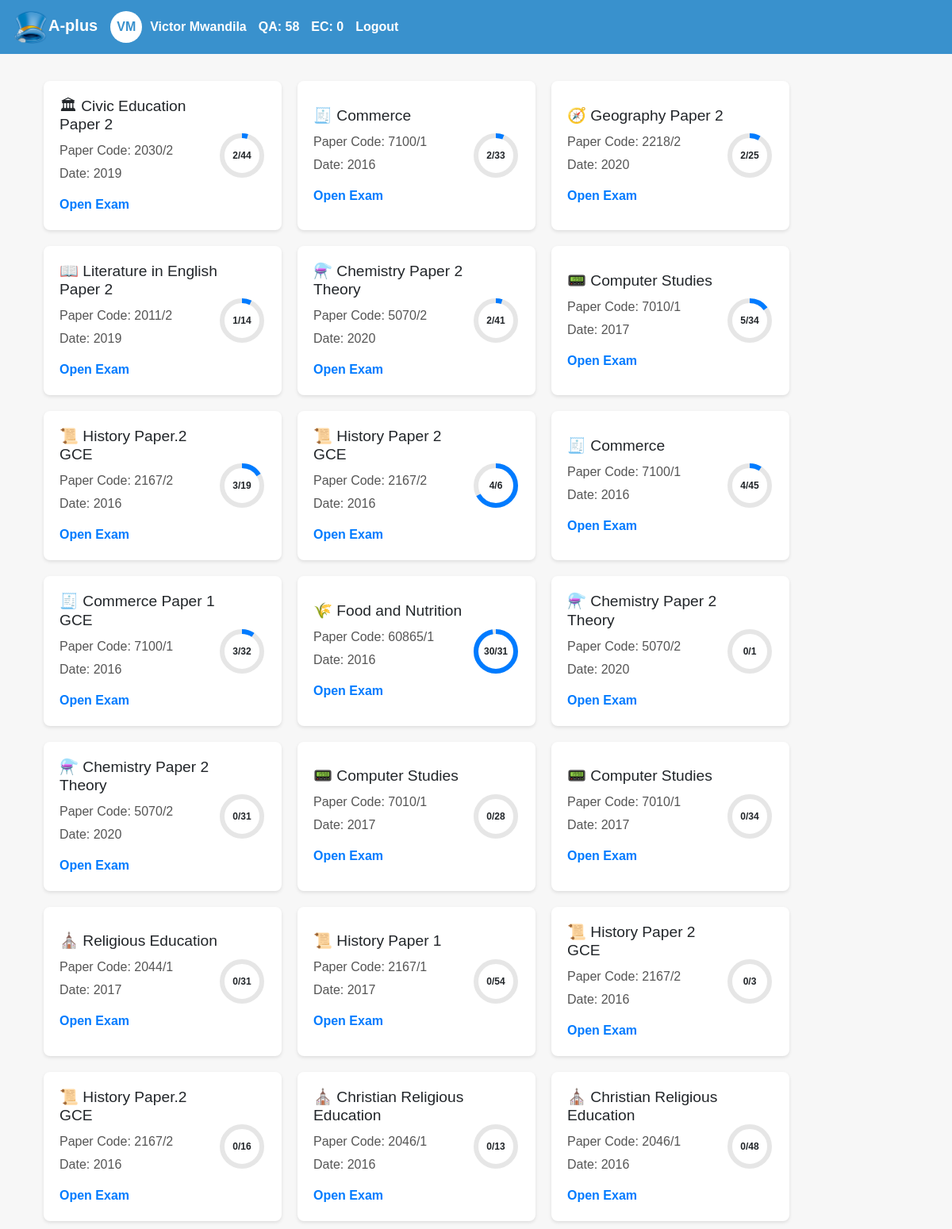
Screenshot of /aplus/index.php (signed in) with the database file from the repository.
### tables this page shows
CREATE TABLE `users` (
  `user_id` int(11) NOT NULL,
  `first_name` varchar(100) NOT NULL,
  `last_name` varchar(100) NOT NULL,
  `email` varchar(255) NOT NULL,
  `password` varchar(255) NOT NULL,
  `created_at` timestamp NOT NULL DEFAULT current_timestamp(),
  `verified` tinyint(1) DEFAULT 0,
  `paid` tinyint(1) DEFAULT 0
);

CREATE TABLE `exams` (
  `exam_id` int(11) NOT NULL,
  `exam_name` varchar(255) DEFAULT NULL,
  `paper_code` varchar(50) NOT NULL,
  `date` year(4) NOT NULL,
  `duration` varchar(50) NOT NULL,
  `total_questions` int(11) NOT NULL,
  `total_points` int(11) NOT NULL,
  `instructions` text DEFAULT NULL,
  `additional_information` text DEFAULT NULL,
  `emoji` text DEFAULT NULL
);

### aplus/index.php (the view, shortened to what this page needs)
<?php
require_once 'header.php';
$user_id = $_SESSION['user_id'];
$query = "
    SELECT exams.exam_id, exams.emoji, exams.exam_name, exams.paper_code, exams.date,
           COUNT(questions.question_id) AS total_questions,
           SUM(IF(user_responses.user_id IS NOT NULL, 1, 0)) AS attempted_questions
    FROM exams
    LEFT JOIN questions ON exams.exam_id = questions.exam_id
    LEFT JOIN user_responses ON questions.question_id = user_responses.question_id AND user_responses.user_id = ?
    GROUP BY exams.exam_id
    ORDER BY IFNULL(MAX(user_responses.created_at), exams.date) DESC, exams.date DESC";
$stmt = $mysqli->prepare($query);
$stmt->bind_param('i', $user_id);
$stmt->execute();
$result = $stmt->get_result();
?>
<!DOCTYPE html>
<html lang="en">
<head>
    <link rel="stylesheet" href="https://stackpath.bootstrapcdn.com/bootstrap/4.5.2/css/bootstrap.min.css">
</head>
<body>
    <div class="container mt-4">
        <div class="exam-list">
            <?php while ($row = $result->fetch_assoc()) {
                $total_questions = $row['total_questions'];
                $attempted_questions = $row['attempted_questions'] ?: 0;
                $progress_percentage = ($total_questions > 0) ? ($attempted_questions / $total_questions) * 100 : 0;
                ?>
                <div class="exam-item">
                    <div class="exam-details">
                        <h2><?php echo htmlspecialchars($row['emoji']).' '.htmlspecialchars($row['exam_name']); ?></h2>
                        <p>Paper Code: <?php echo htmlspecialchars($row['paper_code']); ?></p>
                        <p>Date: <?php echo htmlspecialchars($row['date']); ?></p>
                        <a href="user_exam.php?exam_id=<?php echo $row['exam_id']; ?>">
                            <?php echo ($attempted_questions == $total_questions) ? 'Retake Exam' : 'Open Exam'; ?>
                        </a>
                    </div>
                    <div class="progress-ring">
                        <svg width="60" height="60">
                            <circle cx="30" cy="30" r="25" stroke="#e6e6e6"/>
                            <circle cx="30" cy="30" r="25" stroke="#007bff"
                                    stroke-dasharray="<?php echo 2 * pi() * 25; ?>"
                                    stroke-dashoffset="<?php echo (1 - $progress_percentage / 100) * 2 * pi() * 25; ?>"/>
                        </svg>
                        <div class="progress-ring-text"><?php echo $attempted_questions . '/' . $total_questions; ?></div>
                    </div>
                </div>
            <?php } ?>
        </div>
    </div>
</body>
</html>

### aplus/header.php (shortened to what this page needs)
<?php
require_once 'config.php';
$user_id = $_SESSION['user_id'];
$query = "SELECT first_name, last_name FROM users WHERE user_id = ?";
$stmt = $mysqli->prepare($query);
$stmt->bind_param('i', $user_id);
$stmt->execute();
$stmt->bind_result($first_name, $last_name);
$initials = strtoupper($first_name[0] . $last_name[0]);
$query = "SELECT COUNT(*) FROM user_responses WHERE user_id = ?";
$stmt = $mysqli->prepare($query);
$stmt->bind_param('i', $user_id);
$stmt->execute();
$stmt->bind_result($questions_answered);
$questions_answered = $questions_answered ?? 0;
$query = "SELECT COUNT(*) FROM user_exams WHERE user_id = ? AND status = 'completed'";
$stmt = $mysqli->prepare($query);
$stmt->bind_param('i', $user_id);
$stmt->execute();
$stmt->bind_result($completed_exams);
$completed_exams = $completed_exams ?? 0;
?>
<!DOCTYPE html>
<html lang="en">
<head>
    <link href="https://stackpath.bootstrapcdn.com/bootstrap/4.5.2/css/bootstrap.min.css" rel="stylesheet">
</head>
<body>
    <div id="header-area">
       <nav class="navbar navbar-expand-lg navbar-dark">
        <a class="navbar-brand" href="index.php"><img src="diagrams/alpha_logo.png" width="45px" height="auto">A-plus</a>
        <div class="header-info">
            <div class="initials"><?php echo htmlspecialchars($initials); ?></div>
            <span class="user-name"><?php echo htmlspecialchars($first_name . ' ' . $last_name); ?></span>
            <span class="qa" data-title="Questions Answered">QA: <?php echo $questions_answered; ?></span>
            <span class="ec" data-title="Exams Completed">EC: <?php echo $completed_exams; ?></span>
        </div>
           <a class="header-logout" href="logout.php">Logout</a>
    </nav>
</div>
</body>
</html>

### aplus/header.php (style rules this page uses)
#header-area { flex-shrink: 0; background-color: #3991cd; color: white; text-align: center; top: 0; left: 0; right: 0; z-index: 1000; }
.navbar { background-color: #3991cd; color: white; display: flex; justify-content: space-between; align-items: center; padding: 10px 20px; position:sticky; top: 0; left: 0; right: 0; z-index: 1030; }
.navbar a { color: white; }
.navbar-brand { text-decoration-color: gold; color: white; font-weight: 700; }
.header-info { color: white; display: flex; align-items:center; }
.header-info .user-name { margin-right: 15px; font-weight: 600; display: none; }
.header-info span { margin-right: 15px; font-weight: 600; }
.initials { background-color: white; color: #3991cd; border-radius: 50%; width: 40px; height: 40px; display: flex; justify-content: center; align-items: center; font-weight: 700; margin-right: 10px; }
@media (min-width: 768px) { .header-info .user-name { display: inline; } }
@media (min-width: 768px) { .header-info span.qa, .header-info span.ec { position: relative; } }
@media (min-width: 768px) { .header-logout { margin-right: 15px; font-weight: 600; align-self: right; color: #fff; } }

### aplus/index.php (style rules this page uses)
body { font-family: Arial, sans-serif; background-color: #f7f7f7; margin: 0; padding: 0px; }
.exam-list { display: flex; flex-wrap: wrap; justify-content: left; }
.exam-item { background-color: #fff; border-radius: 8px; box-shadow: 0 2px 4px rgba(0, 0, 0, 0.1); margin: 10px; padding: 20px; width: 300px; display: flex; align-items: center; justify-content: space-between; transition: box-shadow 0.3s; }
.exam-details { flex-grow: 1; }
.exam-item h2 { font-size: 1.2em; margin-bottom: 10px; }
.exam-item p { margin: 5px 0; color: #555; }
.exam-item a { text-decoration: none; color: #007bff; font-weight: bold; display: inline-block; margin-top: 10px; }
.progress-ring { position: relative; width: 60px; height: 60px; }
.progress-ring-text { position: absolute; top: 50%; left: 50%; transform: translate(-50%, -50%); font-size: 12px; font-weight: bold; text-align: center; }

### rows the page displays
users: initials "VM", first_name+last_name "Victor Mwandila"
exams: emoji "🏛", exam_name "Civic Education Paper 2", paper_code "2030/2", date "2019", attempted_questions "2", total_questions "44"
exams: emoji "🧾", exam_name "Commerce", paper_code "7100/1", date "2016", attempted_questions "2", total_questions "33"
exams: emoji "🧭", exam_name "Geography Paper 2", paper_code "2218/2", date "2020", attempted_questions "2", total_questions "25"
exams: emoji "📖", exam_name "Literature in English Paper 2", paper_code "2011/2", date "2019", attempted_questions "1", total_questions "14"
exams: emoji "⚗️", exam_name "Chemistry Paper 2 Theory", paper_code "5070/2", date "2020", attempted_questions "2", total_questions "41"
exams: emoji "📟", exam_name "Computer Studies", paper_code "7010/1", date "2017", attempted_questions "5", total_questions "34"
exams: emoji "📜", exam_name "History Paper.2 GCE", paper_code "2167/2", date "2016", attempted_questions "3", total_questions "19"
exams: emoji "📜", exam_name "History Paper 2 GCE", paper_code "2167/2", date "2016", attempted_questions "4", total_questions "6"
exams: emoji "🧾", exam_name "Commerce", paper_code "7100/1", date "2016", attempted_questions "4", total_questions "45"
exams: emoji "🧾", exam_name "Commerce Paper 1 GCE", paper_code "7100/1", date "2016", attempted_questions "3", total_questions "32"
exams: emoji "🌾", exam_name "Food and Nutrition", paper_code "60865/1", date "2016", attempted_questions "30", total_questions "31"
exams: emoji "⚗️", exam_name "Chemistry Paper 2 Theory", paper_code "5070/2", date "2020", attempted_questions "0", total_questions "1"
exams: emoji "⚗️", exam_name "Chemistry Paper 2 Theory", paper_code "5070/2", date "2020", attempted_questions "0", total_questions "31"
exams: emoji "📟", exam_name "Computer Studies", paper_code "7010/1", date "2017", attempted_questions "0", total_questions "28"
exams: emoji "📟", exam_name "Computer Studies", paper_code "7010/1", date "2017", attempted_questions "0", total_questions "34"
exams: emoji "⛪️", exam_name "Religious Education", paper_code "2044/1", date "2017", attempted_questions "0", total_questions "31"
exams: emoji "📜", exam_name "History Paper 1", paper_code "2167/1", date "2017", attempted_questions "0", total_questions "54"
exams: emoji "📜", exam_name "History Paper 2 GCE", paper_code "2167/2", date "2016", attempted_questions "0", total_questions "3"
exams: emoji "📜", exam_name "History Paper.2 GCE", paper_code "2167/2", date "2016", attempted_questions "0", total_questions "16"
exams: emoji "⛪️", exam_name "Christian Religious Education", paper_code "2046/1", date "2016", attempted_questions "0", total_questions "13"
exams: emoji "⛪️", exam_name "Christian Religious Education", paper_code "2046/1", date "2016", attempted_questions "0", total_questions "48"

### other values shown
$questions_answered "58"
$completed_exams "0"
